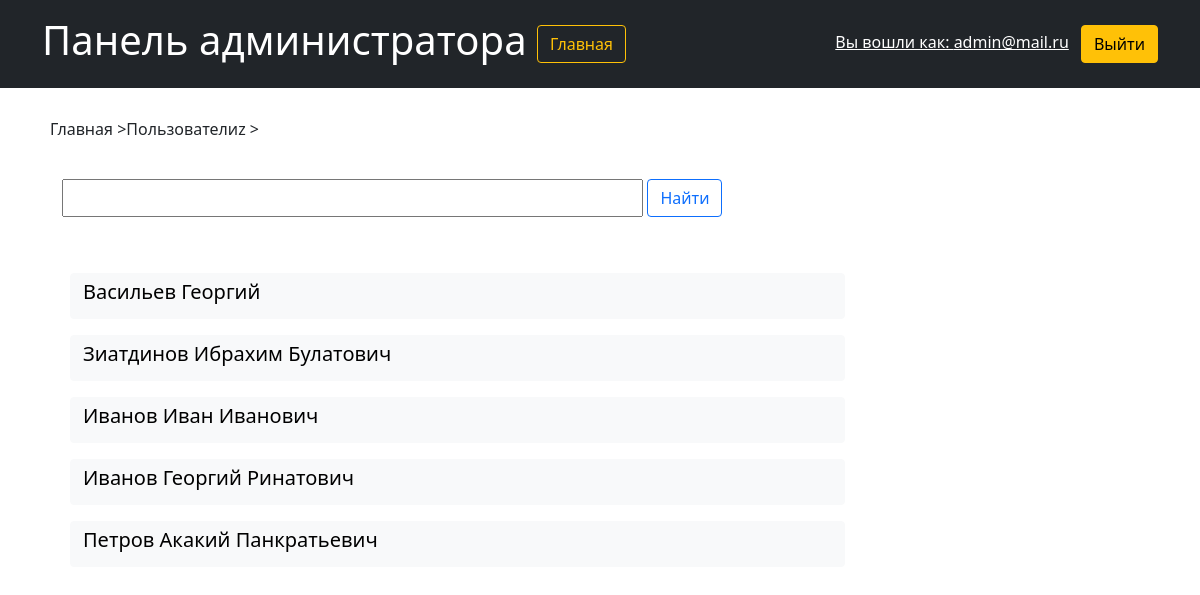
The app's page /custom_admin/users/ (signed in) with its own data.
### users/models.py (models this page shows, shortened)
class User(AbstractUser):
    username = models.CharField(max_length=150, verbose_name='Логин')
    email = models.EmailField(unique=True, blank=True, verbose_name='Электронный адрес')
    patronymic = models.CharField("Отчество", max_length=150)
    first_name = models.CharField("Имя", max_length=150)
    last_name = models.CharField("Фамилия", max_length=150)
    REQUIRED_FIELDS = []
    USERNAME_FIELD = 'email'
    objects = NoUsernameUserManager()

### custom_admin/views.py (the view, shortened to what this page needs)
# urls.py: path('users/',
def users(request):
    search_string = request.GET.get('search_string')
    if not search_string:
        users_list = User.objects.all()
    result = []
    for u in users_list:
        if not (u in result):
            result.append(u)
    users_list = sorted(result, key=attrgetter('last_name'))
    return render(request, 'custom_admin/users.html', {'users': users_list})

### custom_admin/templates/custom_admin/users.html
{% extends 'custom_admin/base_admin.html' %}
{% block content %}
<div class="row p-3">
    <ul class="nav col-12 col-lg-auto me-lg-auto mb-2 justify-content-center mb-md-0">
    <li><a href="{% url 'custom_admin:general_page' %}" class="text-decoration-none text-reset"><h6>Главная > </h6></a></li>
    <li><a href="{% url 'custom_admin:users' %}" class="text-decoration-none text-reset"><h6>Пользователиz  > </h6></a></li>
    </ul>
</div>
<div class="row p-3 w-75">
    <form method="get">
        <input name="search_string" type="text" class="w-75 h-100" autocomplete="off">
        <input name="search_btn" type="submit" value="Найти" class="btn align-top h-100 btn-outline-primary">
    </form>
</div>
<div class="row p-3 w-75">
    {% for u in users %}
    <a href="{% url 'custom_admin:user_page' u.id %}" class="text-decoration-none text-reset">
        <button type="button" class="btn btn-light w-100 m-2 text-start align-bottom">
                <h5>{{ u.last_name }} {{ u.first_name }} {{ u.patronymic }}</h5>
        </button>
    </a>
    {% endfor %}
</div>
{% endblock %}

### custom_admin/templates/custom_admin/base_admin.html (shortened to what this page needs)
<head>
    {% load static %}
    <link href="/static/bootstrap/css/bootstrap.css" rel="stylesheet">
</head>
<body>
<header class="p-3 bg-dark text-white">
    <div class="container">
      <div class="d-flex flex-wrap align-items-center justify-content-center justify-content-lg-start position-relative">
          <div>
              <h1>Панель администратора <a href="{% url 'home' %}" class="btn btn-outline-warning">Главная</a></h1>
          </div>
        {% if user.is_authenticated %}
          <div class="text-end d-flex flex-wrap align-items-center justify-content-center justify-content-lg-start form position-absolute top-50 end-0 translate-middle-y">
            <form action="{% url 'users:logoutuser' %}" method="POST" style="margin: 0;">
                <a href="{% url 'user_profile' %}" class="link px-2 text-white">Вы вошли как: {{ user.email }}</a>
                <button type="submit" class="btn btn-warning">Выйти</button>
            </form>
          </div>
        {% else %}
            <div class="text-end">
                <a href="{% url 'users:loginuser' %}"> <button type="button" class="btn btn-outline-light me-2">Войти</button> </a>
                <a href="{% url 'users:signupuser' %}" class="btn btn-warning"> Зарегистрироваться</a>
            </div>
        {% endif %}
      </div>
    </div>
  </header>
<div class="p-3 container">{% block content %}{% endblock %}</div>
</body>

### custom_admin/templates/custom_admin/base_admin.html (style rules this page uses)
a { text-decoration: none; }

### records on screen
User: email "admin@mail.ru", last_name "Зиатдинов", first_name "Ибрахим", patronymic "Булатович"
User: last_name "Васильев", first_name "Георгий"
User: last_name "Иванов", first_name "Иван", patronymic "Иванович"
User: last_name "Иванов", first_name "Георгий", patronymic "Ринатович"
User: last_name "Петров", first_name "Акакий", patronymic "Панкратьевич"
